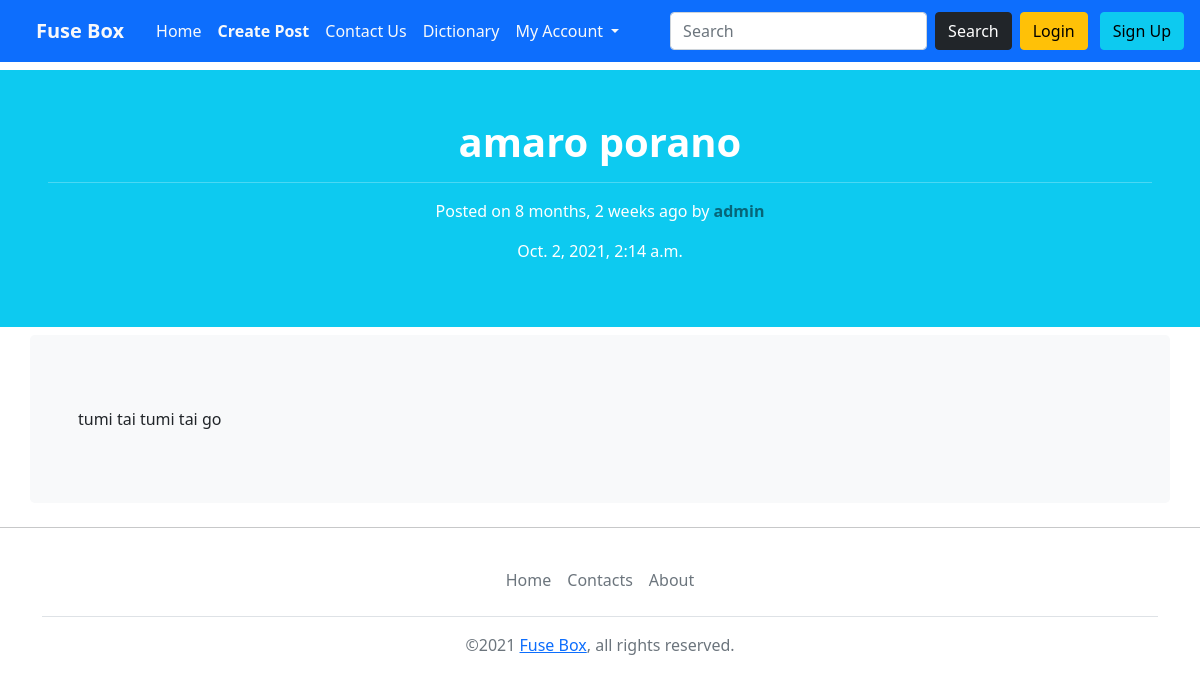
/single_post/amaro-porano, run on the app's committed database.
### Blog_App/models.py (models this page shows, shortened)
class Blog_Post(models.Model):
    sl_no = models.AutoField(primary_key=True)
    author = models.ForeignKey(User, on_delete=models.CASCADE)
    title = models.CharField(max_length=400)
    content = RichTextField(blank=True, null=True)
    image = models.ImageField(upload_to='blog/images', blank=True)
    slug = models.SlugField(max_length=420, null=True, blank=True)
    is_approved = models.BooleanField(default=False)
    posted_at = models.DateTimeField(auto_now_add=True)
    updated_at = models.DateTimeField(auto_now=True)
    class Meta:
        ordering = ['is_approved']

### Blog_App/views.py (the view)
# urls.py: path("single_post/<str:slug>", views.single_post, name='single_post'),
def single_post(request, slug):
    post = Blog_Post.objects.get(slug=slug)
    comments = Blog_Comment.objects.filter(post=post)
    context = {"post": post, "comments": comments}
    return render(request, "single-post.html", context)

### templates/single-post.html (shortened to what this page needs)
{% extends 'base.html' %}
{% load humanize %}
{% block content %}
<div class="container-fluid my-2 h-100 p-5 bg-opacity-10 text-white bg-info text-center">
  <h1 class="h1 fw-bold">{{post.title}}</h1>
  <hr class="container" />
  <p class="blog-post-meta">Posted on {{post.posted_at|naturaltime}} by <a class="fw-bold link text-decoration-none text-black-50" href="#">{{post.author}}</a></p>
  <p class="blog-post-meta">{{post.updated_at}}</p>
</div>
<div class="container p-5 mb-4 bg-light rounded-3 my-2">
    <div class="col-md-8">
        <article class="blog-post my-4">
          {{post.content|safe}}
        </article>
      </div>
</div>
{% endblock content %}

### data on the page
Blog_Post: title "amaro porano", posted_at "8 months, 2 weeks ago", author "admin", updated_at "Oct. 2, 2021, 2:14 a.m.", content "tumi tai tumi tai go"
